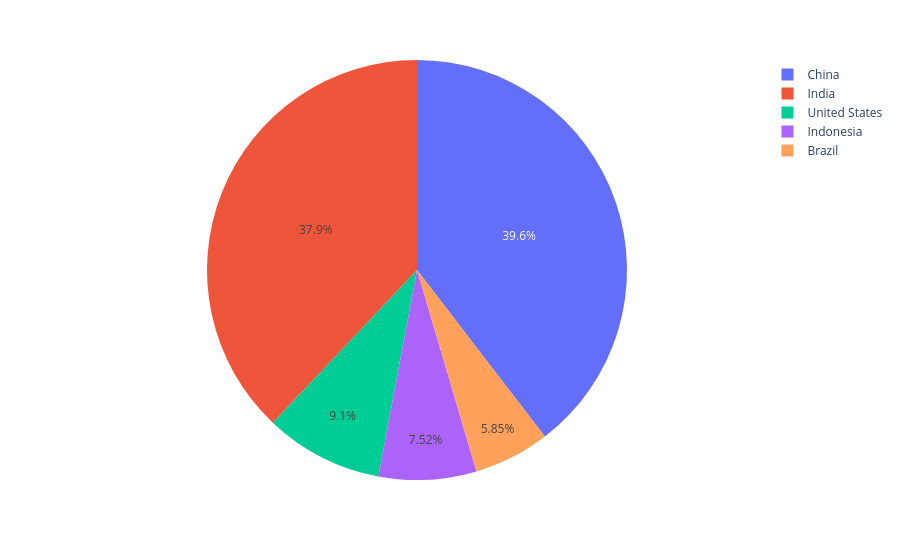

Source (notebook cell):
### Code cell
px.pie(df_pivot_2020, values='2020', names=df_pivot_2020.index)

### Figure 1 — Plotly figure (JSON) as saved in the notebook; plotly's stock layout.template omitted (floating-point values rounded to 4 significant figures)
{"data": [{"domain": {"x": [0, 1], "y": [0, 1]}, "hovertemplate": "country=%{label}<br>2020=%{value}<extra></extra>", "labels": ["United States", "India", "China", "Indonesia", "Brazil"], "legendgroup": "", "name": "", "showlegend": true, "type": "pie", "values": [331000000.0, 1380000000.0, 1439000000.0, 273500000.0, 212600000.0]}], "layout": {"legend": {"tracegroupgap": 0}, "margin": {"t": 60}}}
